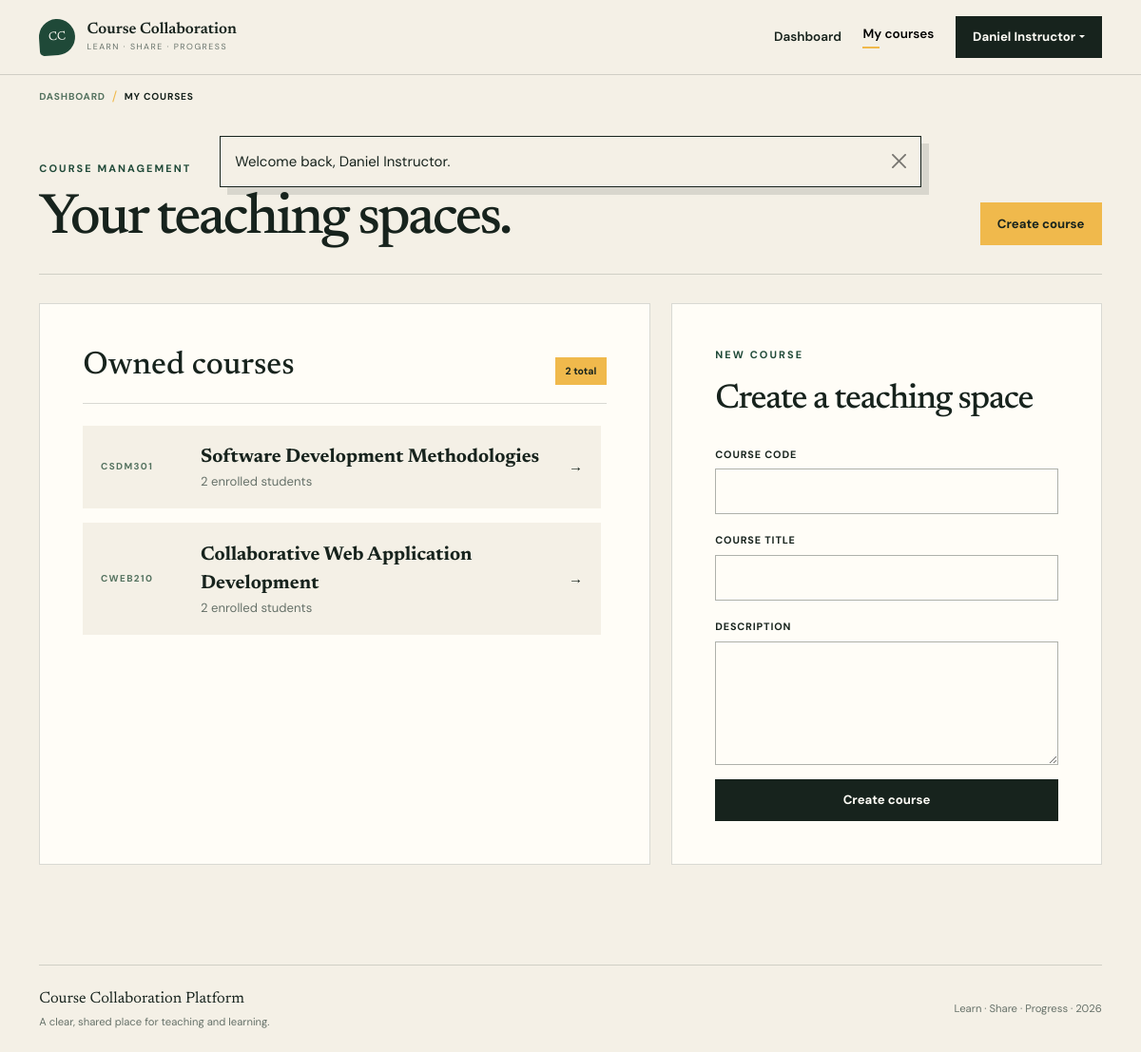
/instructor/courses.php (signed in), run on an earlier commit of the app's database.
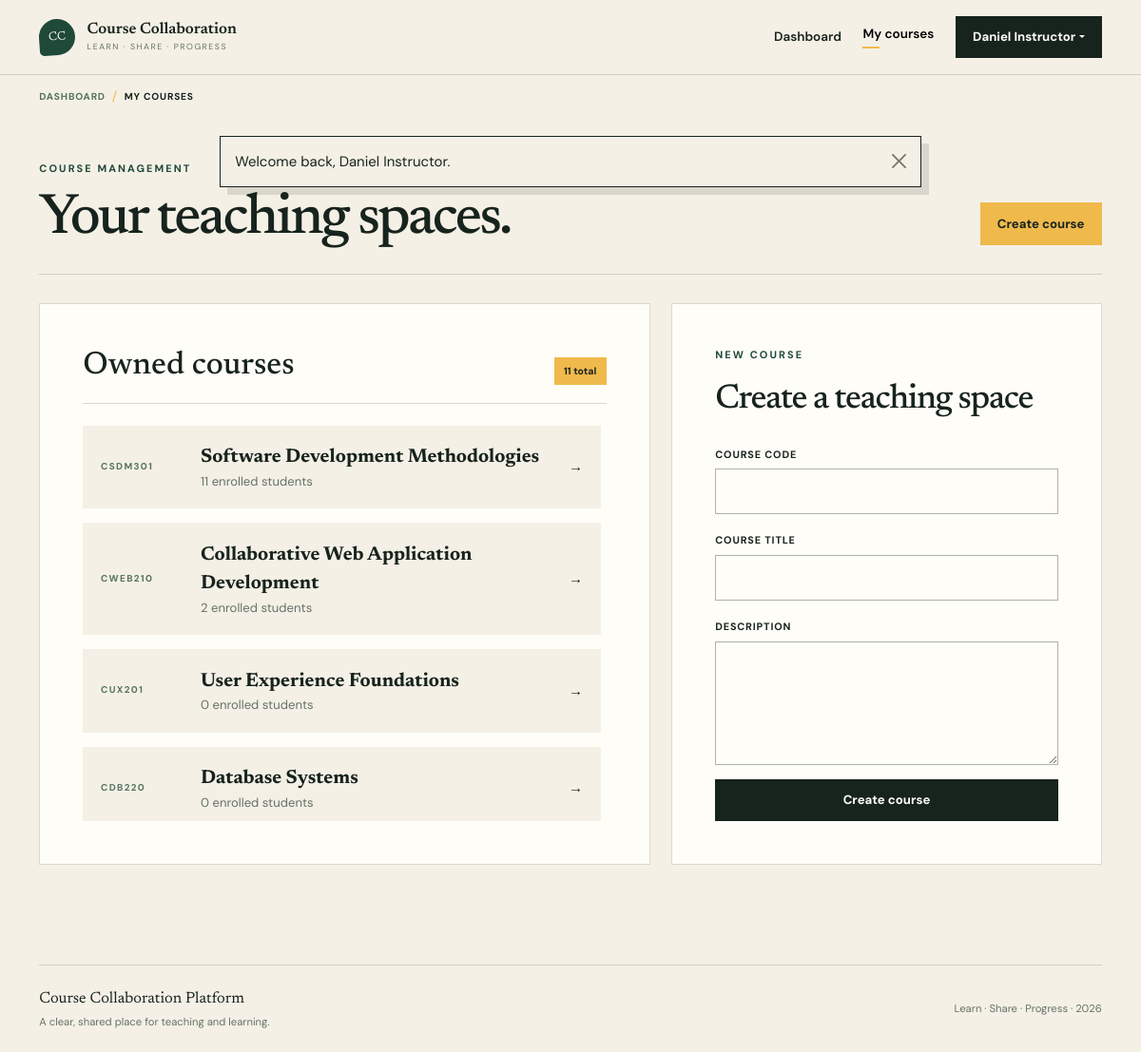
And on a later commit of the database.
### tables this page shows
CREATE TABLE courses (
    id BIGINT UNSIGNED AUTO_INCREMENT PRIMARY KEY,
    instructor_id BIGINT UNSIGNED NOT NULL,
    course_code VARCHAR(30) NOT NULL,
    title VARCHAR(180) NOT NULL,
    description TEXT NULL,
    is_published TINYINT(1) NOT NULL DEFAULT 1,
    created_at TIMESTAMP NOT NULL DEFAULT CURRENT_TIMESTAMP,
    updated_at TIMESTAMP NOT NULL DEFAULT CURRENT_TIMESTAMP ON UPDATE CURRENT_TIMESTAMP,
    UNIQUE KEY uq_courses_code (course_code),
    KEY idx_courses_instructor (instructor_id),
    CONSTRAINT fk_courses_instructor
        FOREIGN KEY (instructor_id) REFERENCES users(id)
        ON UPDATE CASCADE ON DELETE RESTRICT
);

### config/app.php (called while the page is built, shortened)
<?php
function url(string $path = ''): string
{
    return BASE_URL . ($path !== '' ? '/' . ltrim($path, '/') : '');
}
function e(?string $value): string
{
    return htmlspecialchars($value ?? '', ENT_QUOTES | ENT_SUBSTITUTE, 'UTF-8');
}

### includes/auth.php (called while the page is built, shortened)
<?php
require_once __DIR__ . '/../config/app.php';
require_once __DIR__ . '/../config/database.php';
function current_user(): ?array
{
    return isset($_SESSION['user']) && is_array($_SESSION['user']) ? $_SESSION['user'] : null;
}
function pull_flashes(): array
{
    $flashes = $_SESSION['flashes'] ?? [];
    return is_array($flashes) ? $flashes : [];
}
function dashboard_path(array $user): string
{
    return ($user['role'] ?? '') === 'instructor' ? 'instructor/dashboard.php' : 'student/dashboard.php';
}

### config/database.php (called while the page is built, shortened)
<?php
function database(): PDO
{
    static $connection = null;
    $host = getenv('DB_HOST') ?: '127.0.0.1';
    $port = getenv('DB_PORT') ?: '3306';
    $name = getenv('DB_NAME') ?: 'course_collaboration';
    $username = getenv('DB_USER') ?: 'root';
    $password = getenv('DB_PASS') ?: '';
    $dsn = "mysql:host={$host};port={$port};dbname={$name};charset=utf8mb4";
    try {
        $connection = new PDO($dsn, $username, $password, [
            PDO::ATTR_ERRMODE => PDO::ERRMODE_EXCEPTION,
            PDO::ATTR_DEFAULT_FETCH_MODE => PDO::FETCH_ASSOC,
            PDO::ATTR_EMULATE_PREPARES => false,
        ]);
    } catch (PDOException $exception) {
        error_log('Database connection failed: ' . $exception->getMessage());
        throw new RuntimeException('Unable to connect to the database. Check the application configuration.');
    }
    return $connection;
}

### instructor/courses.php (the view, shortened to what the changed rows need)
<?php
require_once __DIR__ . '/../includes/auth.php';
$user = require_role('instructor');
$courseStatement = database()->prepare(
    'SELECT c.*, COUNT(DISTINCT e.student_id) AS student_count
     FROM courses c
     LEFT JOIN enrolments e
       ON e.course_id = c.id
      AND e.status = :status
     WHERE c.instructor_id = :instructor_id
     GROUP BY c.id
     ORDER BY c.created_at DESC'
);
$courseStatement->execute([
    'status' => 'active',
    'instructor_id' => $user['id'],
]);
$courses = $courseStatement->fetchAll();
$pageTitle = 'My courses';
$activePage = 'instructor-courses';
require __DIR__ . '/../includes/header.php';
?>
<section class="app-shell">
    <div class="container">
        <div class="page-heading">
            <div>
                <h1>Your teaching spaces.</h1>
            </div>
        </div>
        <div class="row g-4 course-management-layout">
            <div class="col-lg-7 owned-courses-column">
                <div class="content-panel owned-courses-panel">
                    <div class="panel-heading">
                        <h2>Owned courses</h2>
                        <span class="count-pill"><?= count($courses) ?> total</span>
                    </div>
                    <?php if ($courses === []): ?>
                        <div class="empty-state">
                            <h3>No courses yet</h3>
                            <p>Create your first course using the form.</p>
                        </div>
                    <?php else: ?>
                        <div class="vstack gap-3 owned-courses-list">
                            <?php foreach ($courses as $course): ?>
                                <a
                                    class="course-list-item"
                                    href="<?= e(url('instructor/course.php?id=' . $course['id'])) ?>"
                                >
                                    <span class="course-code"><?= e($course['course_code']) ?></span>
                                    <div>
                                        <strong><?= e($course['title']) ?></strong>
                                        <small>
                                            <?= (int) $course['student_count'] ?> enrolled students
                                        </small>
                                    </div>
                                    <span aria-hidden="true">&rarr;</span>
                                </a>
                            <?php endforeach; ?>
                        </div>
                    <?php endif; ?>
                </div>
            </div>
            <div class="col-lg-5 ms-lg-auto course-form-column" id="create-course">
                <div class="content-panel sticky-lg-top app-sticky">
                    <h2 class="form-title">Create a teaching space</h2>
                </div>
            </div>
        </div>
    </div>
</section>
<?php require __DIR__ . '/../includes/footer.php'; ?>

### includes/header.php (shortened to what the changed rows need)
<?php
require_once __DIR__ . '/auth.php';
$pageTitle = $pageTitle ?? 'Learn together';
$activePage = $activePage ?? 'home';
$authenticatedUser = current_user();
$flashes = pull_flashes();
$breadcrumbs = [];
if ($activePage !== 'home') {
    $isDashboard = in_array($activePage, ['student-dashboard', 'instructor-dashboard'], true);
    if ($authenticatedUser !== null) {
        $breadcrumbs[] = [
            'label' => 'Dashboard',
            'url' => $isDashboard ? null : url(dashboard_path($authenticatedUser)),
        ];
    } else {
        $breadcrumbs[] = ['label' => 'Home', 'url' => url()];
    }
    if (!$isDashboard) {
        $breadcrumbs[] = ['label' => $pageTitle, 'url' => null];
    }
}
?>
<!doctype html>
<html lang="en">
<head>
    <link href="https://cdn.jsdelivr.net/npm/bootstrap@5.3.3/dist/css/bootstrap.min.css" rel="stylesheet">
    <link rel="stylesheet" href="<?= e(url('assets/css/style.css')) ?>">
</head>
<body>
<?php if ($breadcrumbs !== []): ?>
    <nav class="breadcrumb-bar" aria-label="Breadcrumb">
        <div class="container">
            <ol class="app-breadcrumb">
                <?php foreach ($breadcrumbs as $breadcrumb): ?>
                    <li>
                        <?php if ($breadcrumb['url'] !== null): ?>
                            <a href="<?= e($breadcrumb['url']) ?>"><?= e($breadcrumb['label']) ?></a>
                        <?php else: ?>
                            <span aria-current="page"><?= e($breadcrumb['label']) ?></span>
                        <?php endif; ?>
                    </li>
                <?php endforeach; ?>
            </ol>
        </div>
    </nav>
<?php endif; ?>
<?php if ($flashes !== []): ?>
    <div class="flash-stack container" aria-live="polite">
        <?php foreach ($flashes as $flash): ?>
            <div class="alert alert-
            <?= e(in_array($flash['type'], ['success', 'danger', 'warning', 'info'], true) ?
            $flash['type'] : 'info') ?> alert-dismissible fade show" role="alert">
                <?= e($flash['message']) ?>
                <button type="button" class="btn-close" data-bs-dismiss="alert" aria-label="Close"></button>
            </div>
        <?php endforeach; ?>
    </div>
<?php endif; ?>
<main id="main-content">

What changed in the data, as far as the page shows it:
computed for courses "Software Development Methodologies": student_count "2" → "11"
added courses: course_code "CUX201", title "User Experience Foundations", student_count "0"
added courses: course_code "CDB220", title "Database Systems", student_count "0"
Also different on the page:
count($courses): "2" → "11"
